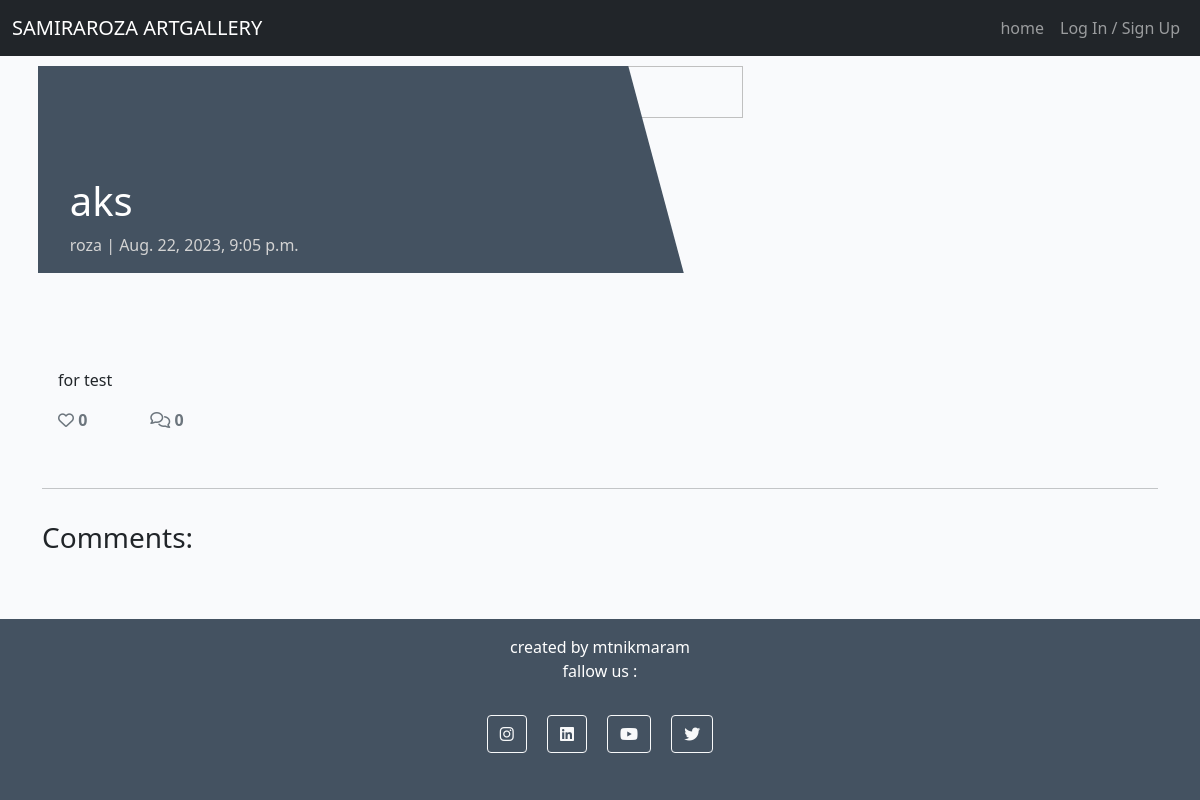
/aks/, run on the app's committed database.
### store/models.py (models this page shows, shortened)
class Post(models.Model):
    title = models.CharField(max_length=200, unique=True)
    slug = models.SlugField(max_length=200, unique=True)
    author = models.ForeignKey(User, on_delete=models.CASCADE, related_name="blog_posts")
    updated_on = models.DateTimeField(auto_now=True)
    content = models.TextField()
    featured_image = CloudinaryField('image', default='placeholder')
    excerpt = models.TextField(blank=True)
    created_on = models.DateTimeField(auto_now_add=True)
    status = models.IntegerField(choices=STATUS, default=0)
    likes = models.ManyToManyField(User, related_name='blogpost_like', blank=True)
    class Meta:
        ordering = ["-created_on"]
    def number_of_likes(self):
        return self.likes.count()

### store/views.py (the view, shortened to what this page needs)
# urls.py: path('<slug:slug>/', views.PostDetail.as_view(), name='post_detail'),
class PostDetail(View):
    def get(self, request, slug, *args, **kwargs):
        queryset = Post.objects.filter(status=1)
        post = get_object_or_404(queryset, slug=slug)
        comments = post.comments.filter(approved=True).order_by("-created_on")
        liked = False
        if post.likes.filter(id=self.request.user.id).exists():
            liked = True
        return render(
            request,
            "post_detail.html",
            {
                "post": post,
                "comments": comments,
                "commented": False,
                "liked": liked,
                "comment_form": CommentForm()
            },
        )

### templates/post_detail.html (shortened to what this page needs)
{% extends 'base.html' %} {% block content %}
{% load crispy_forms_tags %}
<div class="masthead">
    <div class="container">
        <div class="row g-2">
            <div class="col-md-6 masthead-text">
                <h1 class="post-title">{{ post.title }}</h1>
                <p class="post-subtitle">{{ post.author }} | {{ post.created_on }}</p>
            </div>
            <div class="d-none d-md-block col-md-6 masthead-image">
                {% if "placeholder" in post.featured_image.url %}
                <img src="{{ post.featured_image.url }}" width="50%" height="50%">
                {% else %}
                <img src="{{ post.featured_image.url }}" width="50%" height="50%">
                {% endif %}
            </div>
        </div>
    </div>
</div>
<div class="container">
    <div class="row">
        <div class="col card mb-4  mt-3 left  top">
            <div class="card-body">
                <p class="card-text ">
                    {{ post.content | safe }}
                </p>
                <div class="row">
                    <div class="col-1">
                        <strong>
                            {% if user.is_authenticated %}
                            <form class="d-inline" action="{% url 'post_like' post.slug %}" method="POST">
                                {% csrf_token %}
                                {% if liked %}
                                <button type="submit" name="blogpost_id" value="{{post.slug}}" class="btn-like"><i class="fas fa-heart"></i></button>
                                {% else %}
                                <button type="submit" name="blogpost_id" value="{{post.slug}}" class="btn-like"><i class="far fa-heart"></i></button>
                                {% endif %}
                            </form>
                            {% else %}
                            <span class="text-secondary"><i class="far fa-heart"></i></span>
                            {% endif %}
                        <span class="text-secondary">{{ post.number_of_likes }} </span>
                        </strong>
                    </div>
                    <div class="col-1">
                        {% with comments.count as total_comments %}
                        <strong class="text-secondary"><i class="far fa-comments"></i>
                            {{ total_comments }}</strong>
                        {% endwith %}
                    </div>
                </div>
            </div>
        </div>
    </div>
    <div class="row">
        <div class="col">
            <hr>
        </div>
    </div>
    <div class="row">
        <div class="col-md-8 card mb-4  mt-3 ">
            <h3>Comments:</h3>
            <div class="card-body">
            </div>
        </div>
        <div class="col-md-4 card mb-4  mt-3 ">
            <div class="card-body">
            </div>
        </div>
    </div>
</div>
{% endblock content %}

### static/css/style.css (style rules this page uses)
body { background-color: #F9FAFC; }
.main-bg { background-color: #F9FAFC; }
.card { border: none; background-color: transparent; }
.masthead { margin-top: 10px; overflow: hidden; position: relative; display: inline-block; height: 33vh; width: 100%; }
.masthead-text { background-color: #445261; color: white; position: relative; }
.masthead-image { position: relative; overflow: hidden; }
.masthead-image:after { content: ""; position: absolute; top: 0; right: 90%; height: 100%; width: 150%; background: #445261; -webkit-transform: skew(15deg); -moz-transform: skew(15deg); transform: skew(15deg); z-index: 100; }
.post-title { margin-top: 20%; margin-left: 5%; }
.post-subtitle { margin-left: 5%; color: lightgray; }

### data on the page
Post: title "aks", author "roza", created_on "Aug. 22, 2023, 9:05 p.m.", content "for test", number_of_likes "0"

### other printed values
{{ total_comments }} "0"
